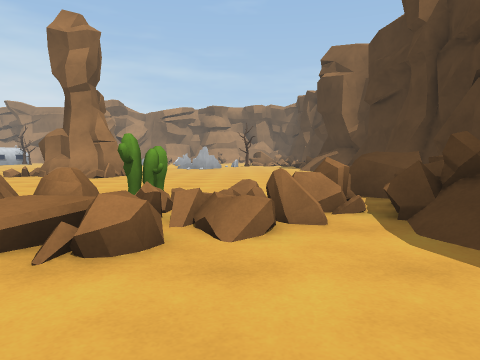
[1] (above)

24 first-person views from a walk through a 3-D level made in the Unity game engine. The camera is 1.2 m above the floor, tilts 4° down and sees 70° across. The floor is counted in squares, 2 m on a side. Each view is taken from the middle of a square. On the plan, view 1 faces up. The plan holds only what a view shows up to about 10 squares ahead; the rest is blank. The place goes on beyond the plan. Some animated figures are left out.

[2]
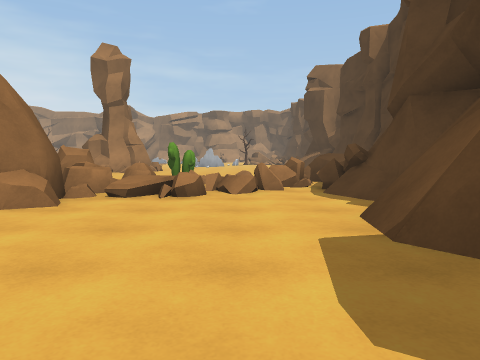

[3]
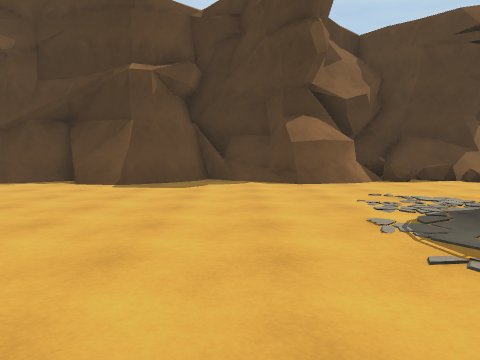

[4]
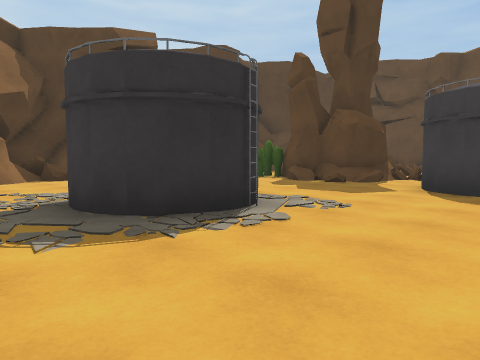

[5]
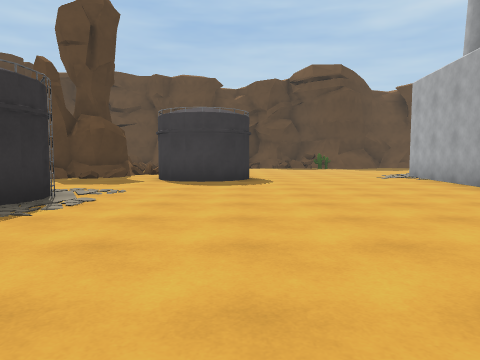

[6]
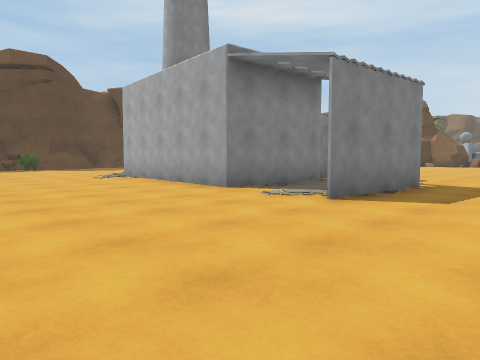

[7]
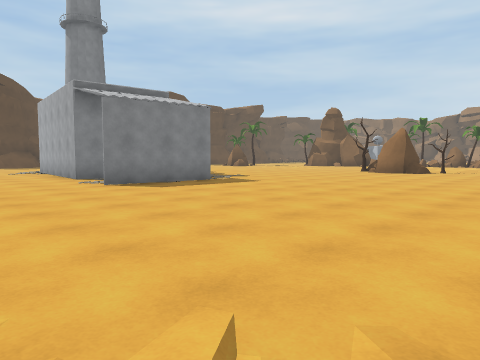

[8]
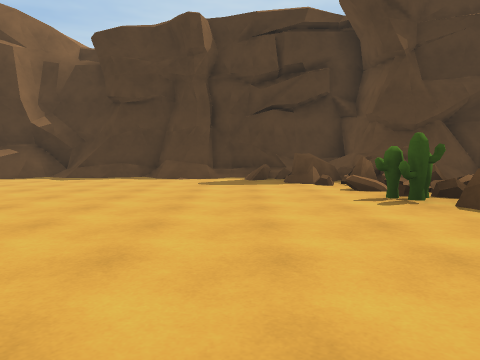

[9]
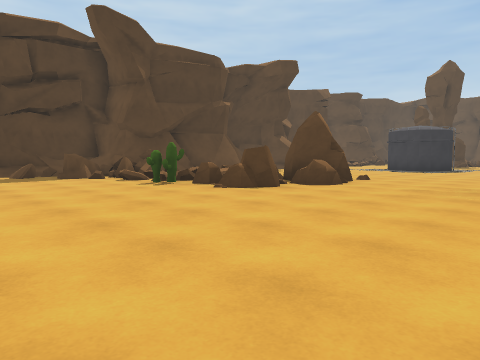

[10]
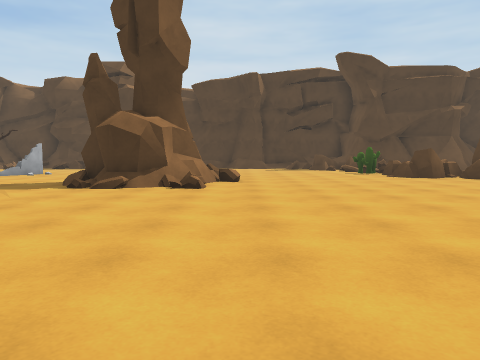

[11]
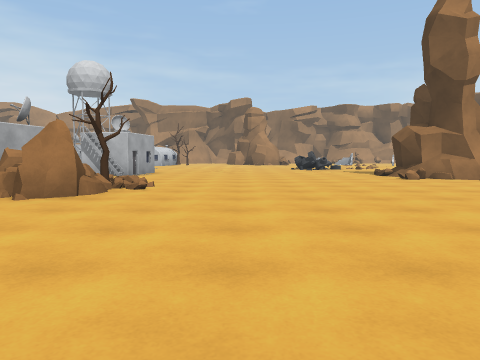

[12]
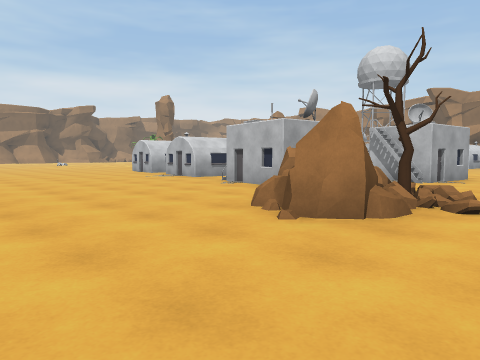

[13]
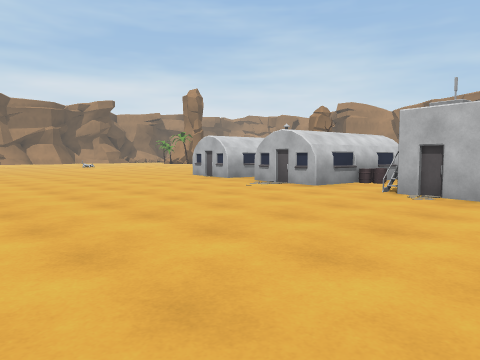

[14]
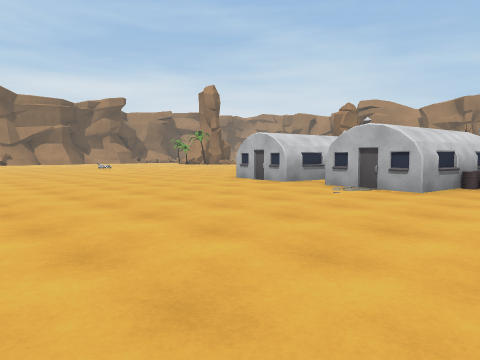

[15]
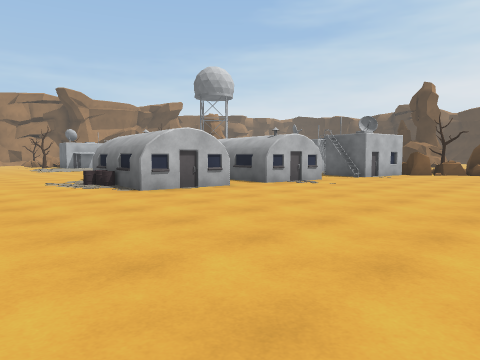

[16]
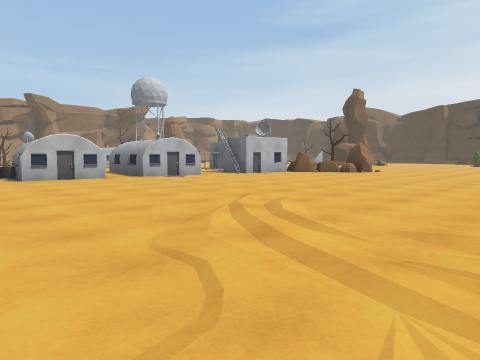

[17]
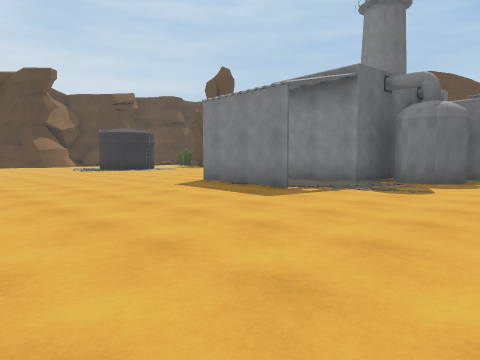

[18]
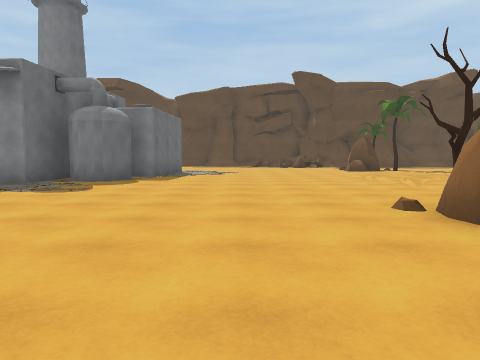

[19]
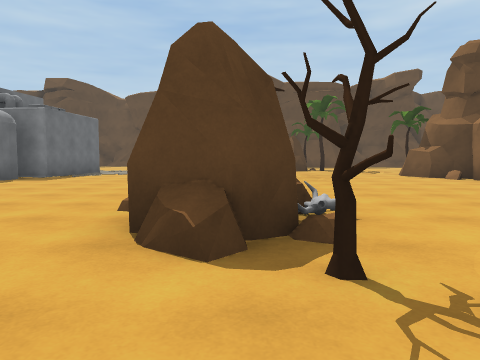

[20]
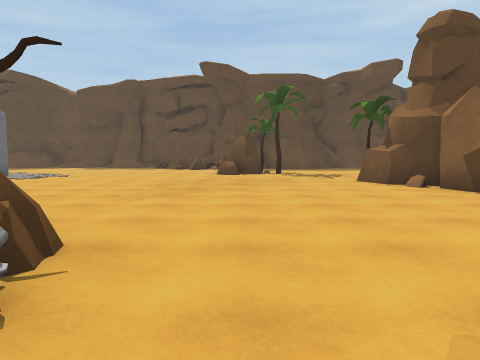

[21]
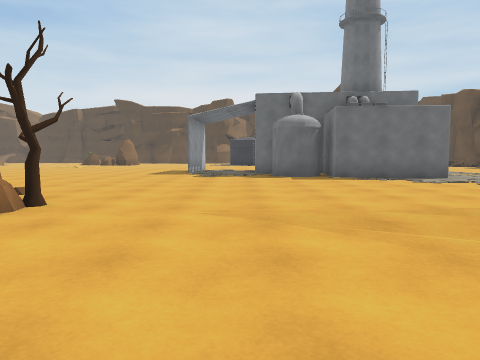

[22]
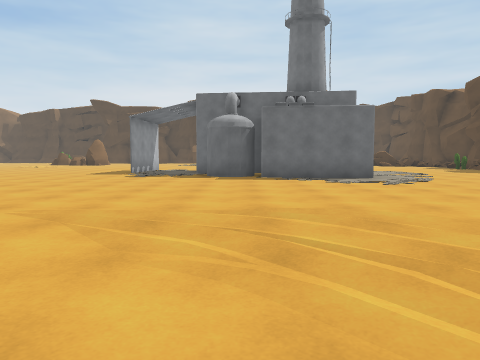

[23]
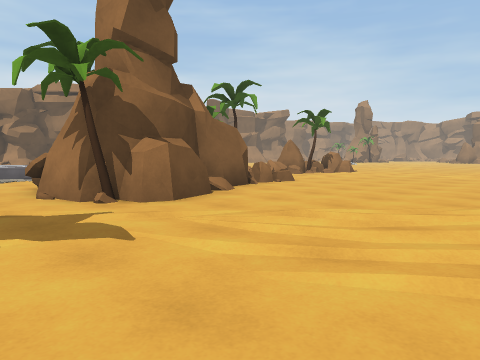

[24]
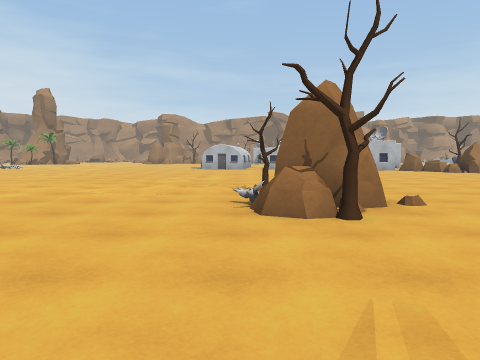

### Floor plan
Key: @ floor where view 1 was taken; # wall or solid block; x gap in a wall; . main floor; : floor 0.25 m higher than the main floor; + floor 0.5 m higher than the main floor; / step, stairs or slope; = window, fence, low wall or low ledge; ^ raised ledge; C cactus; R rock; B building; T tree.
Columns run from 28 left of view 1 to 4 right of it. Each row starts with its distance up from view 1.
 13   ..B        BB     ....        #
 12  ..BBB  B   #B.    ...##     .../
 11  ..BBB BBB   B........##   .....#
 10  ...BB.BB. BB ........###.......#
  9  .......B.BB#  ........//.......#
  8  ...........RRT:................#
  7 .............RR.................#
  6 ..............R...............==#
  5 ...........................C+x^=#
  4 .................... ....RRC==###
  3 ....................//..RRR==/##
  2 ........................RR#=../#
  1 ........................R#....##
  0 ............................@.##
 -1  ....TR.......................##
 -2  .....RR.......................#
 -3 ......T........................#
 -4 ..............###.............##
 -5 ........................ #....##
 -6 R.......................## .../#
 -7 #.............###.......#  ...=#
 -8 #...........#####.........   ..#
 -9 ##..........#   #..........    ##
-10 #T.........##   #..........     #
-11 ...........#    #....###.##C
-12   .... .....    #....  ..###C

Positions as (right, up) in squares from view 1, and headings:
1: (0, 0), facing up
2: (0, -3), facing up
3: (-6, -3), facing right
4: (-7, -4), facing down-right
5: (-7, -2), facing down
6: (-7, -2), facing down-left
7: (-8, 3), facing down-left
8: (-6, 7), facing right
9: (-8, 9), facing down-right
10: (-13, 9), facing right
11: (-11, 1), facing up
12: (-12, 3), facing up-left
13: (-16, 3), facing up-left
14: (-18, 3), facing up-left
15: (-28, 4), facing up-right
16: (-27, 0), facing up-right
17: (-18, 1), facing down-right
18: (-19, 1), facing down
19: (-22, 1), facing down
20: (-24, -1), facing down
21: (-26, -6), facing right
22: (-26, -8), facing right
23: (-23, -12), facing up-left
24: (-23, -7), facing up
